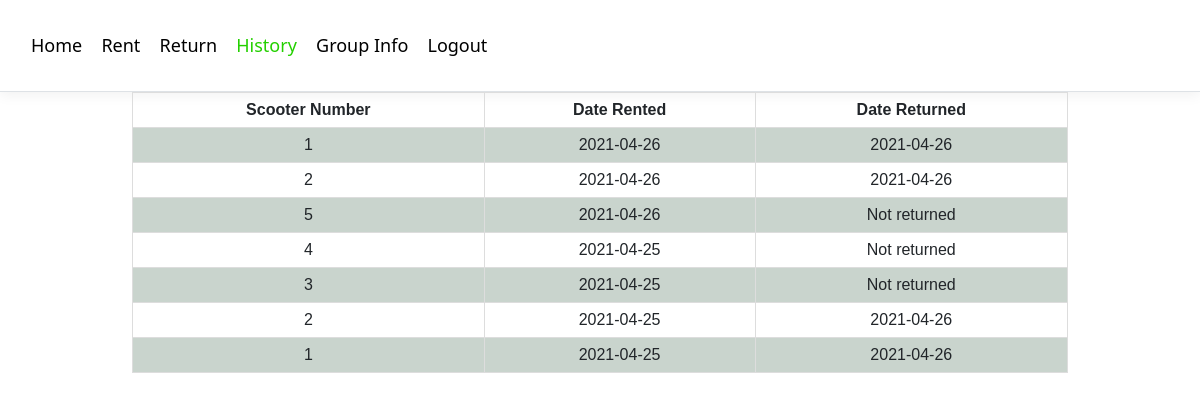
The page /history (signed in) on the database its author committed.
### models.py (models this page shows, shortened)
class History(db.Model):
    id = db.Column(db.Integer, primary_key=True)
    user_id = db.Column(db.Integer)
    scooter_id = db.Column(db.String)
    rental_num = db.Column(db.Integer)
    rent_date = db.Column(db.DateTime, server_default=db.func.now())
    return_date = db.Column(db.DateTime, nullable=True)

### main.py (the view)
@main.route('/history')
@login_required
def history():
    history_info = History.query.filter_by(user_id=current_user.id).all()
    return render_template('history.html', current_user=current_user, history_info=history_info)

### __init__.py (called while the page is built)
def create_app():
    app = Flask(__name__, static_url_path='',
                static_folder='static')
    app.config['SECRET_KEY'] = 'secret-key-goes-here'
    app.config['SQLALCHEMY_DATABASE_URI'] = 'sqlite:///db.sqlite'
    app.config['SQLALCHEMY_TRACK_MODIFICATIONS'] = False
    db.init_app(app)
    login_manager = LoginManager()
    login_manager.login_view = 'main.login'
    login_manager.init_app(app)
    from .models import User
    from .models import Scooters
    from .models import Renters
    from .models import History
    @ login_manager.user_loader
    def load_user(id):
        return User.query.get(int(id))
    from .auth import auth as auth_blueprint
    app.register_blueprint(auth_blueprint)
    from .main import main as main_blueprint
    app.register_blueprint(main_blueprint)
    return app

### templates/history.html (shortened to what this page needs)
{% set active_page = "history" %}
{% extends "base.html" %} {% block content %}
<form id="history_form" method="post" name="history_form">
  <table class="center">
    <tr>
      <th>Scooter Number</th>
      <th>Date Rented</th>
      <th>Date Returned</th>
    </tr>
    {% for history in history_info|sort(attribute='rent_date', reverse=True) %}
      <tr>
        <td>{{history.scooter_id}}</td>
        <td>{{history.rent_date.strftime('%Y-%m-%d')}}</td>
        <td>{% if history.return_date.strftime('%Y-%m-%d') == '2001-01-01' %}
          Not returned
          {%else%}
          {{history.return_date.strftime('%Y-%m-%d')}}
        {%endif%}</td>
      </tr>
    {% endfor %}
  </table>
</form>
{% endblock %}

### templates/base.html (shortened to what this page needs)
<!DOCTYPE html>
<html>
  <head>
    <link href="https://cdn.jsdelivr.net/npm/bootstrap@5.0.0-beta3/dist/css/bootstrap.min.css" rel="stylesheet">
    <link
      rel="stylesheet"
      href="{{ url_for('static', filename='index.css') }}"
    />
  </head>
  <body>
    <div
      class="border-bottom box-shadow p-3"
    >
      <nav class="py-3">
        <a href="{{ url_for('main.index') }}" class="{{ 'active' if active_page == 'home' else '' }}">Home</a>
        <a href="{{ url_for('main.rent') }}"  class="{{ 'active' if active_page == 'rent' else '' }}">Rent</a>
        <a href="{{ url_for('main.return_scooter') }}"  class="{{ 'active' if active_page == 'return' else '' }}">Return</a>
        <a href="{{ url_for('main.history') }}"  class="{{ 'active' if active_page == 'history' else '' }}">History</a>
        <a href="{{ url_for('main.group') }}"  class="{{ 'active' if active_page == 'group' else '' }}">Group Info</a>
        {% if current_user.is_authenticated %}
        <a href="{{ url_for('auth.logout') }}" >Logout</a>
        {% else %}
        <a href="{{ url_for('main.login') }}"  class="{{ 'active' if active_page == 'login' else '' }}">Login</a>
        {% endif %}
      </nav>
    </div>
    <div class="container">
    {% block content %}{% endblock %}
  </div>
  </body>
</html>

### static/index.css (style rules this page uses)
html { font-size: 14px; }
@media (min-width: 768px) { html { font-size: 16px; } }
a { color: #000000; text-decoration: none; }
.active, h3 { color: #24d000; }
nav a { margin-left: 15px; font-size: 18px; }
.container { max-width: 960px; }
.border-bottom { border-bottom: 1px solid #e5e5e5; }
.box-shadow { box-shadow: 0 0.25rem 0.75rem rgba(0, 0, 0, 0.05); }
.center { margin-left: auto; margin-right: auto; }
table { font-family: arial; width: 100%; }
td, th { border: 1px solid #dddddd; text-align: center; padding: 5px; }
tr:nth-child(even) { background-color: #c9d4cd; }

### rows shown on the page
History: scooter_id "1", rent_date "2021-04-26", return_date "2021-04-26"
History: scooter_id "2", rent_date "2021-04-26", return_date "2021-04-26"
History: scooter_id "5", rent_date "2021-04-26", shows "Not returned"
History: scooter_id "4", rent_date "2021-04-25", shows "Not returned"
History: scooter_id "3", rent_date "2021-04-25", shows "Not returned"
History: scooter_id "2", rent_date "2021-04-25", return_date "2021-04-26"
History: scooter_id "1", rent_date "2021-04-25", return_date "2021-04-26"
